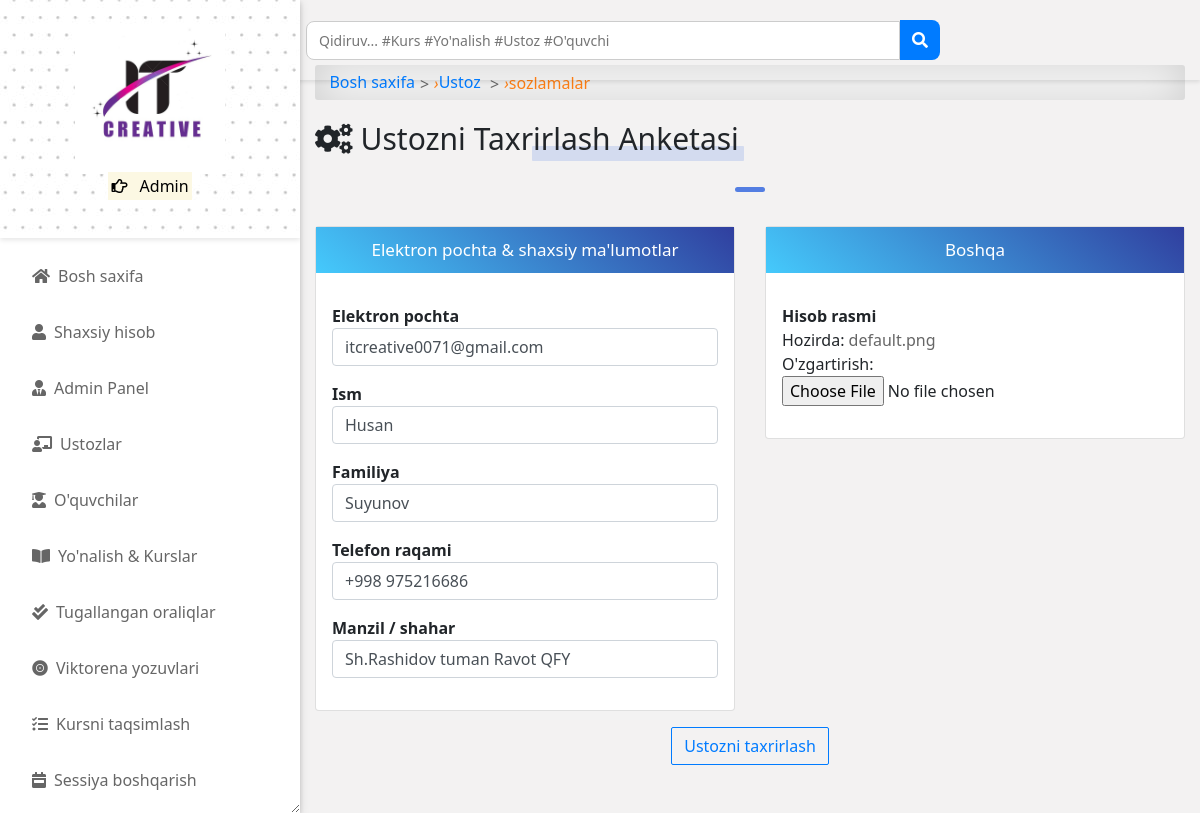
Page /accounts/staff/2/edit/ (signed in) on the committed database.
### accounts/models.py (models this page shows, shortened)
class User(AbstractUser):
    is_student = models.BooleanField(default=False)
    is_lecturer = models.BooleanField(default=False)
    is_parent = models.BooleanField(default=False)
    is_dep_head = models.BooleanField(default=False)
    phone = models.CharField(max_length=60, blank=True, null=True)
    address = models.CharField(max_length=60, blank=True, null=True)
    picture = models.ImageField(upload_to='profile_pictures/%y/%m/%d/', default='default.png', null=True)
    email = models.EmailField(blank=True, null=True)
    username_validator = ASCIIUsernameValidator()
    objects = UserManager()
    @property
    def get_user_role(self):
        if self.is_superuser:
            return "Admin"
        elif self.is_student:
            return "Talaba"  # Tarjima qilindi
        elif self.is_lecturer:
            return "O'qituvchi"  # Tarjima qilindi
        elif self.is_parent:
            return "Ota-Ona"  # Tarjima qilindi

### accounts/views.py (the view)
# urls.py: path('staff/<int:pk>/edit/', edit_staff, name='staff_edit'),
@login_required
@admin_required
def edit_staff(request, pk):
    instance = get_object_or_404(User, is_lecturer=True, pk=pk)
    if request.method == "POST":
        form = ProfileUpdateForm(request.POST, request.FILES, instance=instance)
        full_name = instance.get_full_name
        if form.is_valid():
            form.save()
            messages.success(request, "O'qituvchi " + full_name + " ma'lumotlari yangilandi.")
            return redirect("lecturer_list")
        else:
            messages.error(request, "Iltimos, quyidagi xatolikni to'g'rilang.")
    else:
        form = ProfileUpdateForm(instance=instance)
    return render(
        request,
        "accounts/edit_lecturer.html",
        {
            "title": "O'qituvchi tahrirlash | IT Creative LMS",
            "form": form,
        },
    )

### accounts/forms.py
class ProfileUpdateForm(UserChangeForm):
    email = forms.EmailField(
        widget=forms.TextInput(attrs={'type': 'email', 'class': 'form-control', }),
        label="Elektron pochta", )  # Email Address -> Elektron pochta
    first_name = forms.CharField(
        widget=forms.TextInput(attrs={'type': 'text', 'class': 'form-control', }),
        label="Ism", )  # First Name -> Ism
    last_name = forms.CharField(
        widget=forms.TextInput(attrs={'type': 'text', 'class': 'form-control', }),
        label="Familiya", )  # Last Name -> Familiya
    phone = forms.CharField(
        widget=forms.TextInput(attrs={'type': 'text', 'class': 'form-control', }),
        label="Telefon raqami", )  # Phone No. -> Telefon raqami
    address = forms.CharField(
        widget=forms.TextInput(attrs={'type': 'text', 'class': 'form-control', }),
        label="Manzil / shahar", )  # Address / city -> Manzil / shahar
    class Meta:
        model = User
        fields = ['email', 'phone', 'address', 'picture', 'first_name', 'last_name']

### templates/accounts/edit_lecturer.html (shortened to what this page needs)
{% extends 'base.html' %}
{% load crispy_forms_tags %}
{% load static %}
{% block content %}
<div id="input-nav"><a href="{% url 'home' %}" class="primary1">Bosh saxifa</a> <i>&rsaquo;</i>
    <a href="{% url 'lecturer_list' %}" class="primary1">Ustoz </a><i>&rsaquo;</i> sozlamalar</div>
<p class="title-1"><i class="fas fa-cogs"></i>Ustozni taxrirlash anketasi</p>
<div class="title-line"></div><br>
<form action="" method="POST" enctype="multipart/form-data">{% csrf_token %}
    <div class="row mb-3">
        <div class="col-md-6">
            <div class="card">
            <p class="form-title">Elektron pochta & shaxsiy ma'lumotlar</p>
            <div class="p-3">
                <div class="form-group">
                    <b>{{ form.email.label }}</b>{{ form.email }}
                </div>
                <div class="form-group">
                    <b>{{ form.first_name.label }}</b>{{ form.first_name }}
                </div>
                <div class="form-group">
                    <b>{{ form.last_name.label }}</b>{{ form.last_name }}
                </div>
                <div class="form-group">
                    <b>{{ form.phone.label }}</b>{{ form.phone }}
                </div>
                <div class="form-group">
                    <b>{{ form.address.label }}</b>{{ form.address }}
                </div>
                </div>
            </div>
        </div>
        <div class="col-md-6">
            <div class="card">
            <p class="form-title">Boshqa</p>
            <div class="p-3">
                <div class="form-group">
                    <b>Hisob rasmi</b><br>{{ form.picture }}
                </div>
            </div>
            </div>
        </div>
    </div>
    <center><input class="btn btn-outline-primary" type="submit" value="Ustozni taxrirlash"></center>
</form>
{% endblock content %}

### templates/aside.html (shortened to what this page needs)
{% load static %}
<head>
</head>
<div id="side-nav">
	<div class="main-menu">
		<div class="top-side text-center py-4" style="background-image: url({% static 'img/dotted.jpg' %});">
			<img src="{% static 'img/logo.png' %}" width="150px" alt="IT Creative">
			<p class="text-orange">
				<mark>
					<i class="far fa-hand-point-right"></i>
					{{ request.user.get_user_role }}
				</mark>
			</p>
		</div>
		{% url 'home' as hom %} {% url 'dashboard' as dash %} {% url 'profile' as prof %}
		{% url 'lecturer_list' as lec %}
		{% url 'student_list' as stu %} {% url 'course_allocation_view' as cav %}
		{% url 'programs' as pro %} {% url 'session_list' as sess %} {% url 'semester_list' as sem %}
		{% url 'quiz_progress' as qpr %} {% url 'quiz_marking' as qce %} {% url 'user_course_list' as ucl %}
		{% url 'admin_panel' as admin_p %}
		<ul>
			<li class="{% if request.path == hom %}active{% endif %}">
				<a href="{% url 'home' %}"><i class="fas fa-home"></i>Bosh saxifa</a>
			</li>
			<li class="{% if request.path == prof %}active{% endif %}">
				<a href="{% url 'profile' %}"><i class="fas fa-user"></i>Shaxsiy hisob</a>
			</li>
			{% if request.user.is_superuser %}
			<li class="{% if request.path == admin_p %}active{% endif %}">
				<a href="{% url 'admin_panel' %}"><i class="fas fa-user-tie"></i>Admin Panel</a>
			</li>
			<li class="{% if request.path == lec %}active{% endif %}">
				<a href="{% url 'lecturer_list' %}"><i class="fas fa-chalkboard-teacher"></i>Ustozlar</a>
			</li>
			<li class="{% if request.path == stu %}active{% endif %}">
				<a href="{% url 'student_list' %}"><i class="fas fa-user-graduate"></i>O'quvchilar</a>
			</li>
			{% endif %}
			<li class="{% if request.path == pro %}active{% endif %}">
				<a href="{% url 'programs' %}"><i class="fas fa-book-open"></i>Yo'nalish & Kurslar</a>
			</li>
			{% if request.user.is_superuser or request.user.is_lecturer %}
			<li class="{% if request.path == qce %}active{% endif %}">
				<a href="{% url 'quiz_marking' %}"><i class="fas fa-check-double"></i>Tugallangan oraliqlar</a>
			</li>
			{% endif %}
			{% if request.user.is_superuser %}
			<li class="{% if request.path == qpr %}active{% endif %}">
				<a href="{% url 'quiz_progress' %}"><i class="fas fa-record-vinyl"></i>Viktorena yozuvlari</a>
			</li>
			<li class="{% if request.path == cav %}active{% endif %}">
				<a href="{% url 'course_allocation_view' %}"><i class="fas fa-tasks"></i>Kursni taqsimlash</a>
			</li>
			<li class="{% if request.path == sess %}active{% endif %}">
				<a href="{% url 'session_list' %}"><i class="fas fa-calendar-week"></i>Sessiya boshqarish</a>
			</li>
			<li class="{% if request.path == sem %}active{% endif %}">
				<a href="{% url 'semester_list' %}">Semester boshqarish</a>
			</li>
			{% endif %}
			<br />
		</ul>
	</div>
</div>

### static/css/all.css (style rules this page uses)
.fa, .fas, .far, .fal, .fad, .fab { -moz-osx-font-smoothing: grayscale; -webkit-font-smoothing: antialiased; display: inline-block; font-style: normal; font-variant: normal; text-rendering: auto; line-height: 1; }
.fa-book-open:before { content: "\f518"; }
.fa-calendar-week:before { content: "\f784"; }
.fa-chalkboard-teacher:before { content: "\f51c"; }
.fa-check-double:before { content: "\f560"; }
.fa-cogs:before { content: "\f085"; }
.fa-hand-point-right:before { content: "\f0a4"; }
.fa-home:before { content: "\f015"; }
.fa-record-vinyl:before { content: "\f8d9"; }
.fa-tasks:before { content: "\f0ae"; }
.fa-user:before { content: "\f007"; }
.fa-user-graduate:before { content: "\f501"; }
.fa-user-tie:before { content: "\f508"; }
.far { font-family: 'Font Awesome 5 Free'; font-weight: 400; }
.fa, .fas { font-family: 'Font Awesome 5 Free'; font-weight: 900; }

### static/css/style.css (style rules this page uses)
*, body { font-family: "Rubik", sans-serif; }
body { background-color: #f3f2f2; }
.btn { border-radius: 2px; }
.text-orange { color: #fd7e14; }
li { list-style: none; }
#side-nav { width: 300px; position: fixed; left: 0; top: 0; bottom: 0; display: -webkit-box; display: -ms-flexbox; display: flex; -webkit-box-orient: vertical; -webkit-box-direction: normal; -ms-flex-direction: column; flex-direction: column; -webkit-box-pack: justify; -ms-flex-pack: justify; justify-content: space-between; z-index: 100; overflow-y: auto; resize: horizontal; background-color: #fff; -webkit-box-shadow: 0 2px 5px 0 rgba(0, 0, 0, 0.16), 0 2px 10px 0 rgba(0, 0, 0, 0.12); box-shadow: 0px 2px 5px 0px rgba(0, 0, 0, 0.16), 0px 2px 10px 0px rgba(0, 0, 0, 0.12); -webkit-transition: 0.3s; transition: 0.3s; }
#side-nav i { margin-right: 8px; }
#side-nav .top-side { background: #f5f5f5; -webkit-box-shadow: 0px 2px 5px 0px rgba(0, 0, 0, 0.1); box-shadow: 0px 2px 5px 0px rgba(0, 0, 0, 0.1); margin-bottom: 10px; padding: 0.5rem 2rem; }
#side-nav ul { padding: 0; }
#side-nav ul li { list-style: none; }
#side-nav ul li a { display: -webkit-box; display: -ms-flexbox; display: flex; -webkit-box-align: center; -ms-flex-align: center; align-items: center; padding: 1rem 2rem; color: #666; border-radius: 0 2em 2em 0; -webkit-transition: 0.25s; transition: 0.25s; }
#input-nav { display: -webkit-box; display: -ms-flexbox; display: flex; -ms-flex-wrap: wrap; flex-wrap: wrap; -webkit-box-align: center; -ms-flex-align: center; align-items: center; padding: 0.3rem 0.9rem; margin-bottom: 1rem; color: #fd7e14; border-radius: 3px; background-color: #fff !important; -webkit-box-shadow: inset 0 0 2.5rem rgba(0, 0, 0, 0.2); box-shadow: inset 0 0 2.5rem rgba(0, 0, 0, 0.2); }
#input-nav a { color: #007bff; }
#input-nav a::after { content: ">"; color: #666; margin: 0 5px; vertical-align: middle; }
a { color: #666; text-decoration: none; }
.form-group { margin-bottom: 1rem; }
.title-1 { position: relative; display: inline-block; font-family: inherit; text-transform: capitalize; font-weight: 400; font-size: 30px; border-radius: 0.2em; }
.title-1::before { content: ""; position: absolute; bottom: 0; right: -5px; width: 50%; height: 15px; z-index: -1; border-radius: 1px; background-color: rgba(83, 126, 226, 0.2); }
.title-1 i { margin-right: 8px; }
.title-line { width: 30px; height: 5px; background-color: #537ee2; border-radius: 2em; margin: 10px auto; }
.form-title { display: -webkit-box; display: -ms-flexbox; display: flex; -webkit-box-align: center; -ms-flex-align: center; align-items: center; -webkit-box-pack: center; -ms-flex-pack: center; justify-content: center; font-weight: 400; font-size: 17px; padding: 10px; background: linear-gradient(40deg, #45cafc, #303f9f); color: #fff; text-align: center; margin-bottom: 15px; }

### templates/base.html (style rules this page uses)
* { -webkit-user-select: none; -moz-user-select: none; -ms-user-select: none; user-select: none; }
body { -webkit-touch-callout: none; }

### templates/aside.html (style rules this page uses)
.top-side { background-size: cover; background-position: top center; }
* { -webkit-user-select: none; -moz-user-select: none; -ms-user-select: none; user-select: none; }
body { -webkit-touch-callout: none; }

### templates/navbar.html (style rules this page uses)
* { margin: 0; padding: 0; box-sizing: border-box; font-family: 'Segoe UI', Tahoma, Geneva, Verdana, sans-serif; }

### rows in the picture
User: user.get_user_role "Admin"
User: email "itcreative0071@gmail.com", first_name "Husan", last_name "Suyunov", phone "+998 975216686", address "Sh.Rashidov tuman Ravot QFY"
